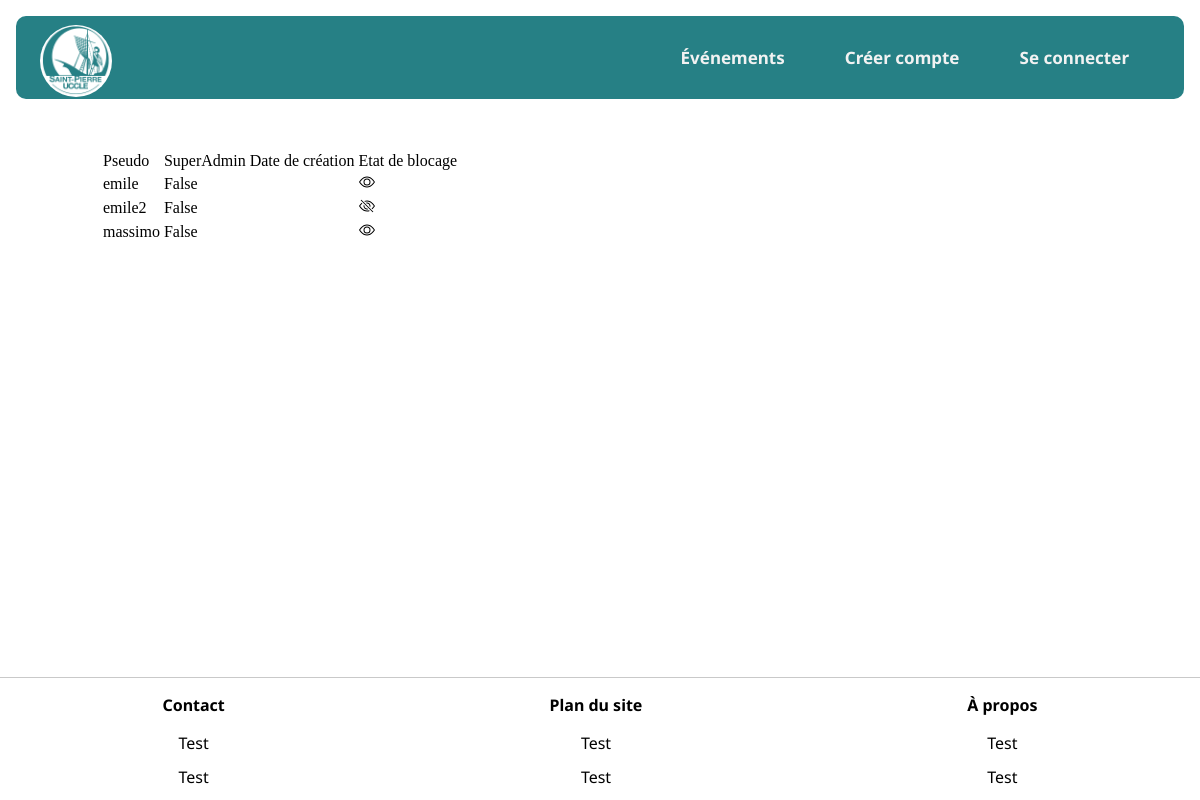
/afficher_admins/, run on an earlier commit of the app's database.
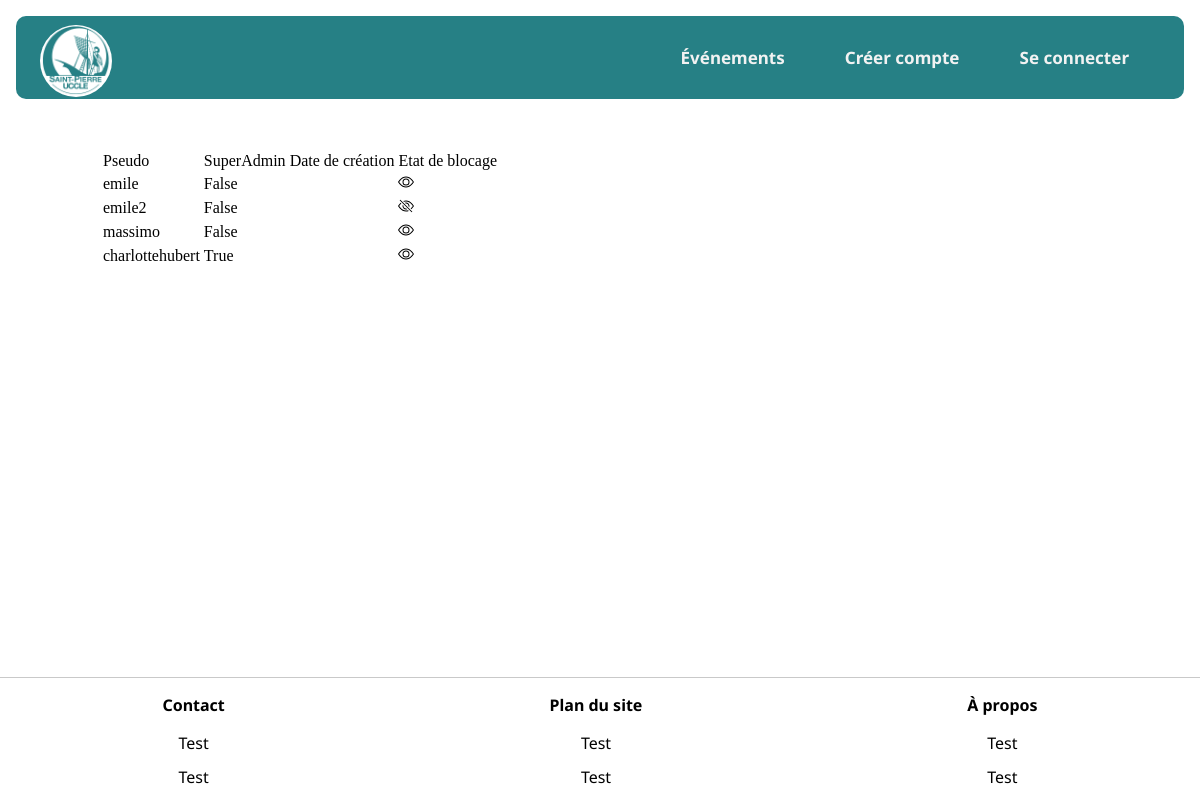
And on a later commit of the database.
### college/models.py (models this page shows, shortened)
class Admin(models.Model):
    admin_pseudo = models.CharField("Pseudo de l'admin",max_length=50)
    admin_password = models.CharField("Mot de passe de l'admin",max_length=100)
    admin_superadmin = models.BooleanField("Est un super admin ou non",default=False)
    admin_date_creation = models.DateTimeField("Date de création du compte",default = datetime.now())
    admin_is_archived = models.BooleanField("Admin archivé",default=False)

### college/views.py (the view)
# urls.py: path('afficher_admins/',views.admin_display),
def admin_display(request):
    all_admins = Admin.objects.all()
    return render(request, 'admin/afficher_admin.html', {'all_admins': all_admins})

### college/templates/admin/afficher_admin.html (shortened to what this page needs)
{% extends "../default.html" %}
{% block body %}
<table>
  <tr>
    <td>Pseudo</td>
    <td>SuperAdmin</td>
    <td>Date de création</td>
    <td>Etat de blocage</td>
  </tr>
  {% for admin in all_admins%}
  <tr>
    <td>{{admin.admin_pseudo}}</td>
    <td>{{admin.admin_superadmin}}</td>
    <td>{{admin.admin_date_de_creation}}</td>
    {% if admin.admin_is_archived %}
    <td></td>
    {% else %}
    <td></td>
    {% endif %}
  </tr>
  {% endfor %}
</table>
{% endblock %}

What changed in the data, as far as the page shows it:
added Admin: admin_pseudo "charlottehubert", admin_superadmin "True", admin_is_archived False (drawn)
